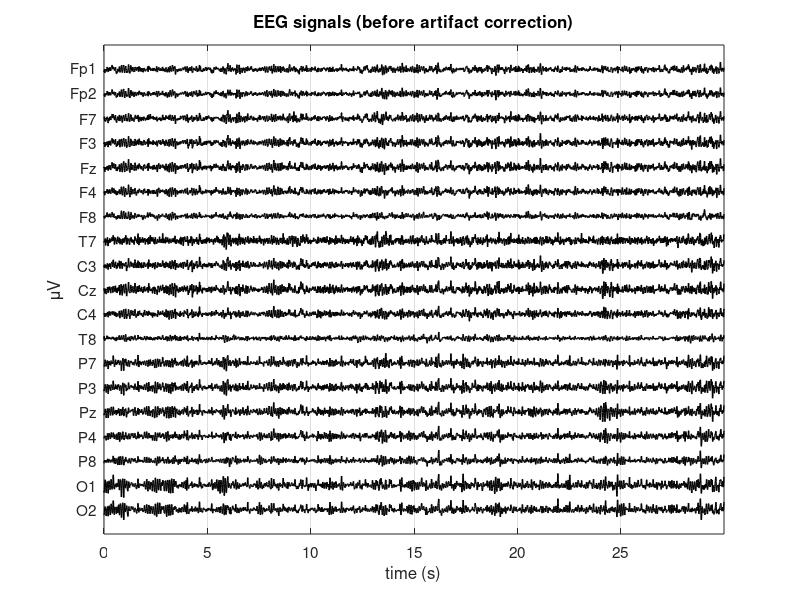

The MATLAB source for this figure: (Note: this script raises an error after producing the figure.)
%% CLOSED-EYES ICA STAGE - Suggestion: run one section at a time
%%same workflow as the open-eyes ICA stage
%% Closed-Eyes ICA Stage | Load the file and plot the 19 EEG signals in time (before artifact correction)
%%Being the signals acquired in closed eyes condition, the blinking
%%artifact in frontal electrodes is not present

clear
close all
clc

load EYES_CLOSED.mat

[n,m] = size(X); % n channels, m time samples

t=[0:1:m-1]/srate; % time axis in seconds


% I plot the first 30 seconds of the tracing 
start=1;
stop=30*srate; %m;
delta=100;

figure
for i = 1:n
    plot(t(start:stop), X(i,start:stop)-delta*(i-1), 'k','linewidth',1);
    hold on
end
xlim([t(start) t(stop)])
ylim([-delta*n delta])
xlabel('time (s)')
ylabel('\muV')
title('EEG signals (before artifact correction)')
set(gca,'ytick',[-delta*(n-1):delta:0])
set(gca,'ytickLabel',fliplr(ch_names))
set(gca,'fontsize',11)
grid

%% Closed-Eyes ICA Stage | Compute and plot the power spectral density of the 19 EEG signals (before artifact correction)
%It is possible to note that the signals here, compared to Open-Eyes ICA Stage, has
%a more prominent alpha activity (peak around 10 Hz) since here the subject
%is with closed eyes, and alpha rhythm is amplified in absence of visual
%input

window=srate*5;  %I use sections of 5 seconds (number of points per section = 5*srate=5*128)
NFFT=2*window; %number of points used for estimation of PSD = 10*srate-->zero-padding to increase
% frequency resolution up to 0.1 Hz  (freq res = srate/NFFT = srate/(10*srate)=0.1 Hz)
[PSD,f]=pwelch(X',window,[],NFFT,srate); %each column of PSD contains the power spectral
% density of the corresponding column of X', that is the i-th column of PSD
% contains the PSD of the i-th EEG channel 

figure
for i = 1:n
    subplot(4,5,i)
    plot(f, PSD(:,i),'color',[0 0 0],'linewidth',1);
    title(ch_names{i})
    xlim([0.5 50])
    xlabel('Hz');
    ylabel('{\muV}^2/Hz')  
end
sgtitle('PSD of EEG signals (before artifact correction)')

%% Closed-Eyes ICA Stage | Save the EEG data X for their use in EEGLAB

%%comment the following instruction after the first usage
%save closed_eyes_ica_input.mat X

%% Closed-Eyes ICA Stage | Perform ICA and obtain the demixing matrix (using the GUI of EEGLAB)
% Follow the instructions in the text of Closed-Eyes ICA Stage (same as in Open-Eyes ICA Stage: in eeglab, import closed_eyes_ica_input.mat, compute and export the demixing
% matrix (here saved in matrixW_closed_eyes.txt), plot the topographical maps and save them in a .fig file (here
% mapICs_closed_eyes.fig)

%% Closed-Eyes ICA Stage | Load the demixing matrix, compute and plot the ICs as a function of time

load matrixW_closed_eyes.txt 
W=matrixW_closed_eyes;
A=inv(W); % mixing matrix A obtained by inverting the demixing matrix W
Y=W*X;  % Y contains the estimated independent components (n x m)

labels_IC=cell(1,size(Y,1)); % 1 x n
for i=1:size(Y,1)
    labels_IC{i}=['IC',num2str(i)];
end

% I plot 30 seconds 

start=1;
stop=30*srate; 

delta=20;

figure
for i = 1:n
    plot(t(start:stop), Y(i,start:stop)-delta*(i-1), 'k','linewidth',1);
    hold on
end
xlim([t(start) t(stop)])
ylim([-delta*n delta])
xlabel('time (s)')
ylabel('\muV')
title('estimated independent components')
set(gca,'ytick',[-delta*(n-1):delta:0])
set(gca,'yticklabel',fliplr(labels_IC))
set(gca,'fontsize',11)
grid

%% Closed-Eyes ICA Stage | Compute and plot the power spectral density of the estimated ICs

%same parameter setting as for EEG signals (X)
window=5*srate; 
NFFT=2*window; 
[PSD_IC,f]=pwelch(Y',window,[],NFFT,srate);

figure
for i = 1:n
    subplot(4,5,i)
    plot(f, PSD_IC(:,i),'k','linewidth',1);
    title(labels_IC{i})
    xlim([0.5 50])
    xlabel('Hz')
    ylabel('{\muV}^2/Hz')
    grid
end
sgtitle('PSD of estimated independent components')

%% Closed-Eyes ICA Stage | Identification of artifact components via exploration of time pattern, PSD, topographical map
%%you can also open  the figure of the topographical maps created using
%%EEGLAB (uncomment the following instruction)
%openfig('mapICs_closed_eyes.fig');

%%I use the next istruction to better explore some ICs (IMPORTANT: since
%%this function uses the topoplot function of EEGLAB toolbox, you need
%%first to launch EEGLAB (then you can close the EEGLAB GUI).In general,
%%it is useful to inspect all the ICs using the function plot_IC.m. 
index_IC=[1,12:19];
plot_IC(index_IC,A,Y,PSD_IC,f,'Standard-10-20-Cap19.locs',srate,t(1),t(end))

% IC1 ECG artifact; this is the most evident
% Also ICs from 12 to 19 seem to  contains some artifacts (e.g. muscle/eye activity) 
% rather than useful signals; here I eliminate  12:19. Actually thet contribute
% little to the variance of data X, hence their removal has just a
% little effect. 
    
%% Closed-Eyes ICA Stage | Removal of the main artifact components, reconstruction of cleaned EEG, time pattern and PSD of the cleaned EEG

Snew=Y;
Snew([1,12:19],:)=0; % I cancel the ICs identified as artifact components

Xnew=A*Snew; % these are the EEG signals cleaned from the identified artifact components

delta=100;

start=1;
stop=30*srate;

figure
for i = 1:n
    plot(t(start:stop), Xnew(i,start:stop)-delta*(i-1), 'k','linewidth',1);
    hold on
end
xlim([t(start) t(stop)])
ylim([-delta*n delta])
xlabel('time (s)')
ylabel('\muV')
title('EEG signals (after artifact correction)')
set(gca,'ytick',[-delta*(n-1):delta:0])
set(gca,'ytickLabel',fliplr(ch_names))
set(gca,'fontsize',11)
grid
% compare the figure 'EEG signals (after artifact correction)' vs 'EEG signals (before artifact correction)'

window=srate*5;
NFFY=2*window; 

[PSDnew,f]=pwelch(Xnew',window,[],NFFT,srate); 

figure
for i = 1:n
    subplot(4,5,i)
    plot(f, PSDnew(:,i),'r','linewidth',1);
    title(ch_names{i})
    xlim([0.5 50])
    xlabel('Hz')
    ylabel('{\muV}^2/Hz')
end
sgtitle('PSD of EEG signals (after artifact correction)')
% compare the figure 'PSD of EEG signals (after artifact correction)' vs s'PSD of EEG signals (before artifact correction)'

% overlapping between PSD of EEG signals before and after artifact
figure
for i = 1:n
    subplot(4,5,i)
    plot(f, PSD(:,i),'k','linewidth',1);
    hold on
    plot(f, PSDnew(:,i),'r','linewidth',1);
    title(ch_names{i})
    xlim([0.5 50])
    xlabel('Hz')
    ylabel('{\muV}^2/Hz')
end
sgtitle('PSD of EEG signals (before vs after artifact correction)')
